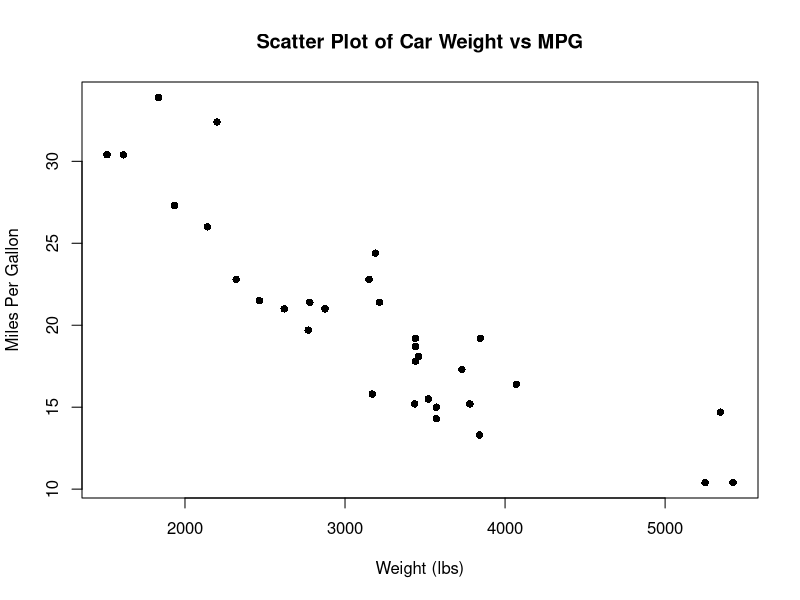
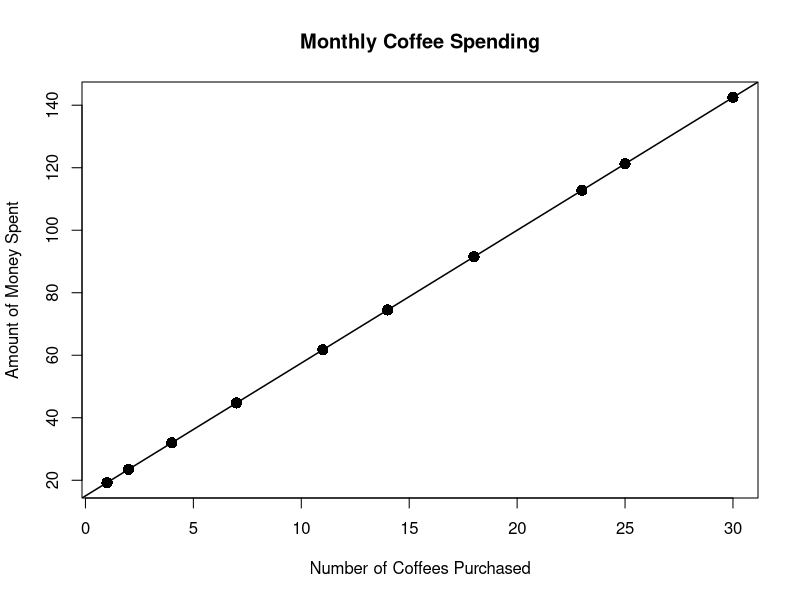
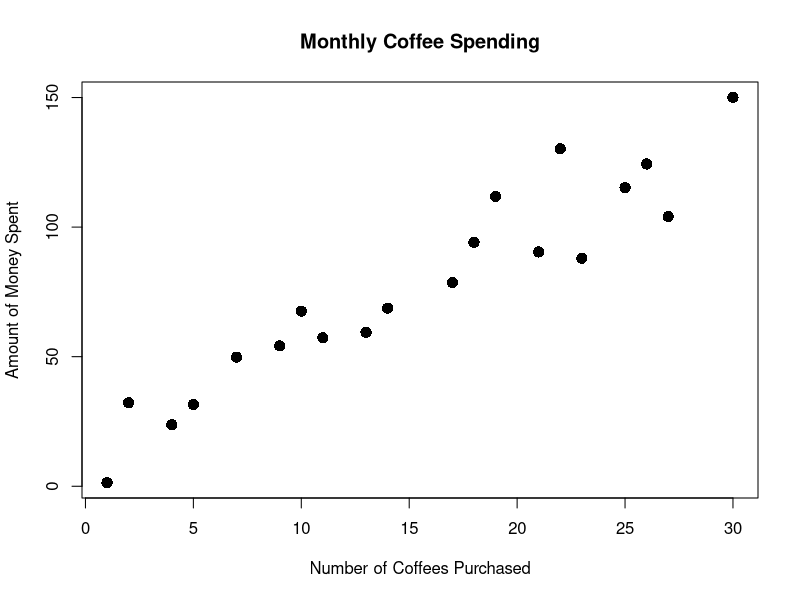
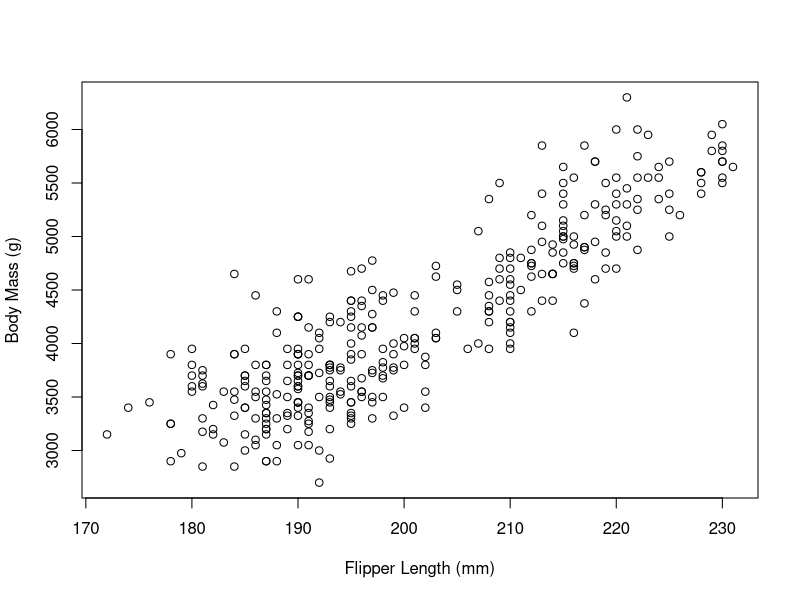
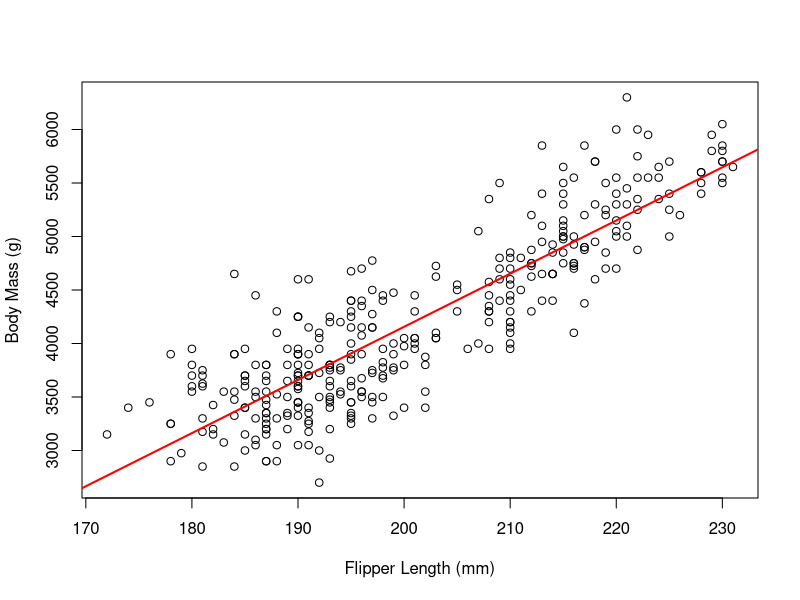
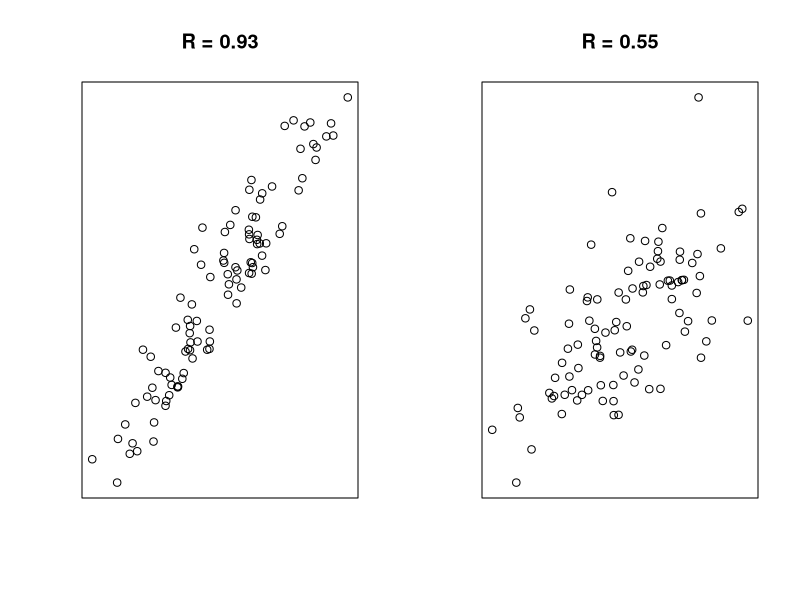
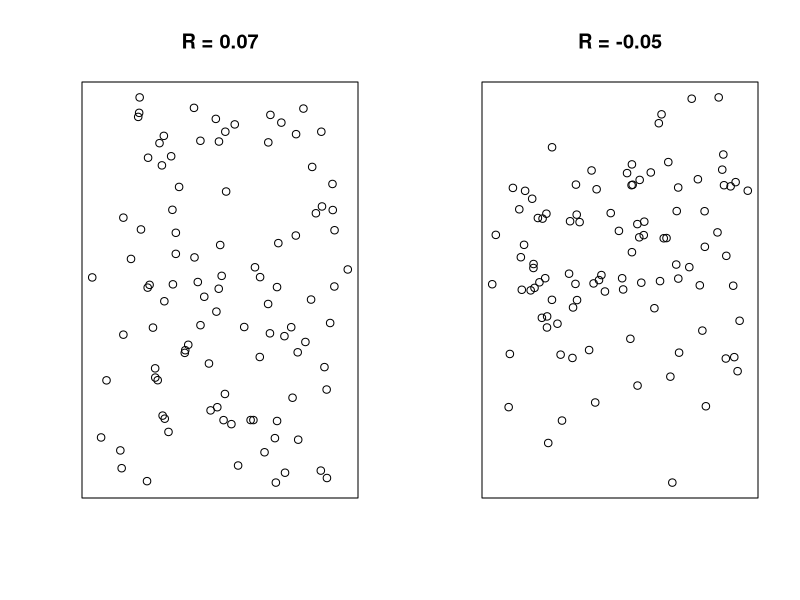
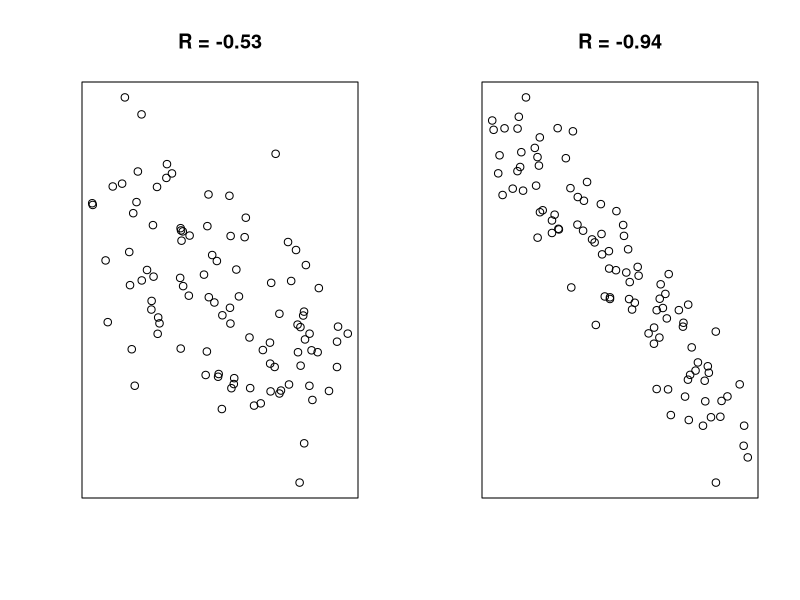

The R source for these figures, in order:
## ---- chunk 1
plot(1000*mtcars$wt, mtcars$mpg, pch=16,
     main = "Scatter Plot of Car Weight vs MPG",
     xlab="Weight (lbs)", ylab="Miles Per Gallon")
## ---- chunk 2
set.seed(0)
num <- sample(1:30, 10)
price <- 15 + 4.25*num
plot(num,price,main="Monthly Coffee Spending",
     xlab="Number of Coffees Purchased", 
     ylab="Amount of Money Spent",
     cex=1.5, pch=16)
abline(a=15,b=4.25,lwd=1.5)
## ---- chunk 3
set.seed(0)
num <- sample(1:30, 20)
price <- 15 + 4.25*num + rnorm(20,0,20)
plot(num,price,main="Monthly Coffee Spending",
     xlab="Number of Coffees Purchased", 
     ylab="Amount of Money Spent",
     cex=1.5, pch=16)
## ---- chunk 4
library(palmerpenguins)
#head(penguins)
plot(penguins$flipper_length_mm, penguins$body_mass_g,
     xlab = "Flipper Length (mm)", ylab = "Body Mass (g)")
# lm(penguins$body_mass_g ~ penguins$flipper_length_mm)
## ---- chunk 5
temp <- summary(lm(penguins$body_mass_g ~ penguins$flipper_length_mm))
plot(penguins$flipper_length_mm, penguins$body_mass_g,
     xlab = "Flipper Length (mm)", ylab = "Body Mass (g)")
abline(temp$coefficients[1,1], temp$coefficients[2,1], lwd=2, col="red")
## ---- chunk 6
set.seed(0)
par(mfrow=c(1,2))
x1 <- 1:100 + rnorm(100, 0, 25)
y1 <- 7*x1 + 4 + rnorm(100, 0, 100)
plot(x1, y1, main = "R = 0.93", xlab="", ylab="", xaxt="n", yaxt="n")

x2 <- 1:100 + rnorm(100, 0, 35)
y2 <- 5*x2 - 6 + rnorm(100, 0, 300)
plot(x2, y2, main = "R = 0.55", xlab="", ylab="", xaxt="n", yaxt="n")

x3 <- 1:100 + rnorm(100, 0, 5)
y3 <- runif(100, 10, 100)
plot(x3, y3, main = "R = 0.07", xlab="", ylab="", xaxt="n", yaxt="n")

x4 <- 1:100 + rnorm(100, 0, 5)
y4 <- -runif(100, 5, 50) + rnorm(100, 0, 200)
plot(x4, y4, main = "R = -0.05", xlab="", ylab="", xaxt="n", yaxt="n")

x5 <- 1:100 + rnorm(100, 0, 5)
y5 <- -5*x2 - 6 + rnorm(100, 0, 170)
plot(x5, y5, main = "R = -0.53", xlab="", ylab="", xaxt="n", yaxt="n")

x6 <- 1:100 + rnorm(100, 0, 5)
y6 <- -8*x6 + 15 + rnorm(100, 0, 100)
plot(x6, y6, main = "R = -0.94", xlab="", ylab="", xaxt="n", yaxt="n")
## ---- chunk 7
x <- -10:10
y <- x^2
plot(x,y, type='l', lwd=2); points(x,y, cex = 2, pch=16, col='salmon')
## ---- chunk 8
library(palmerpenguins)
plot(penguins$body_mass_g, penguins$flipper_length_mm, pch=20, 
     xlab="Body Mass (g)", ylab="Flipper Length (mm)")
## ---- chunk 9
plot(faithful$waiting, faithful$eruptions, xlab="Waiting Time", ylab="Eruption Duration")
## ---- chunk 10
set.seed(1)

x.dat <- runif(100,5,20)
y.dat <- 2*log(x.dat) + rnorm(100,0,0.4)
mod <- lm(y.dat ~ x.dat)

plot(x.dat,y.dat, pch=16, xlim=c(5,20), ylab="y", xlab="x"); abline(mod$coefficients[1], mod$coefficients[2], col='red', lwd=3); 
## ---- chunk 11
set.seed(1)
x <- seq(from=0.1, to=25, by=0.1)
y <- 2*log(x)

x.dat <- runif(100,5,20)
y.dat <- 2*log(x.dat) + rnorm(100,0,0.5)
mod <- lm(y.dat ~ x.dat)

plot(x,y,type='l', lwd=3, col='red', ylim=c(min(y), max(y.dat))); points(x.dat,y.dat, pch=16); abline(v=5); abline(v=20); 
  points(x=0.1, y=mod$coefficients[1]+0.1* mod$coefficients[2], pch=16, col='blue'); abline(v=0.1, lty=2)
## ---- chunk 12
plot(x = mtcars$hp, y=mtcars$qsec, xlab="Gross Horsepower", ylab="Quarter Mile Time (Seconds)")
## ---- chunk 13
data("faithful")
attach(faithful)
plot(x = waiting, y = eruptions,
     main = "Scatterplot of Old Faithful Geyser Data",
     xlab = "Waiting Time (minutes)",
     ylab = "Eruption Duration (minutes)")
## ---- chunk 14
cor(x = waiting, y = eruptions)
## ---- chunk 15
lm(formula = eruptions ~ waiting)
## ---- chunk 16
(cor(x = waiting, y = eruptions))^2
## ---- chunk 17
plot(x = waiting, y = eruptions,
     main = "Scatterplot of Old Faithful Geyser Data",
     xlab = "Waiting Time (minutes)",
     ylab = "Eruption Duration (minutes)")
abline(summary(lm(formula = eruptions ~ waiting))$coef[,1],
       col = "red", lwd = 2)
